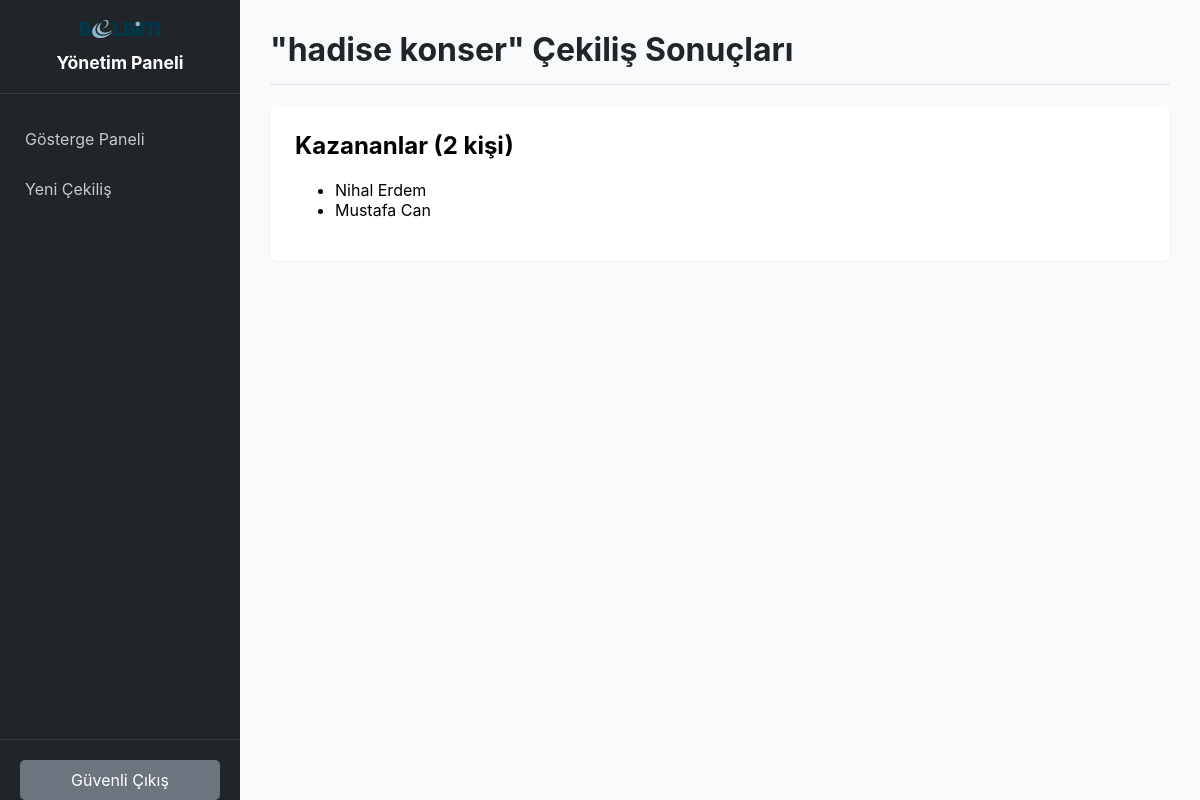
Page /results/1 on the earlier database version.
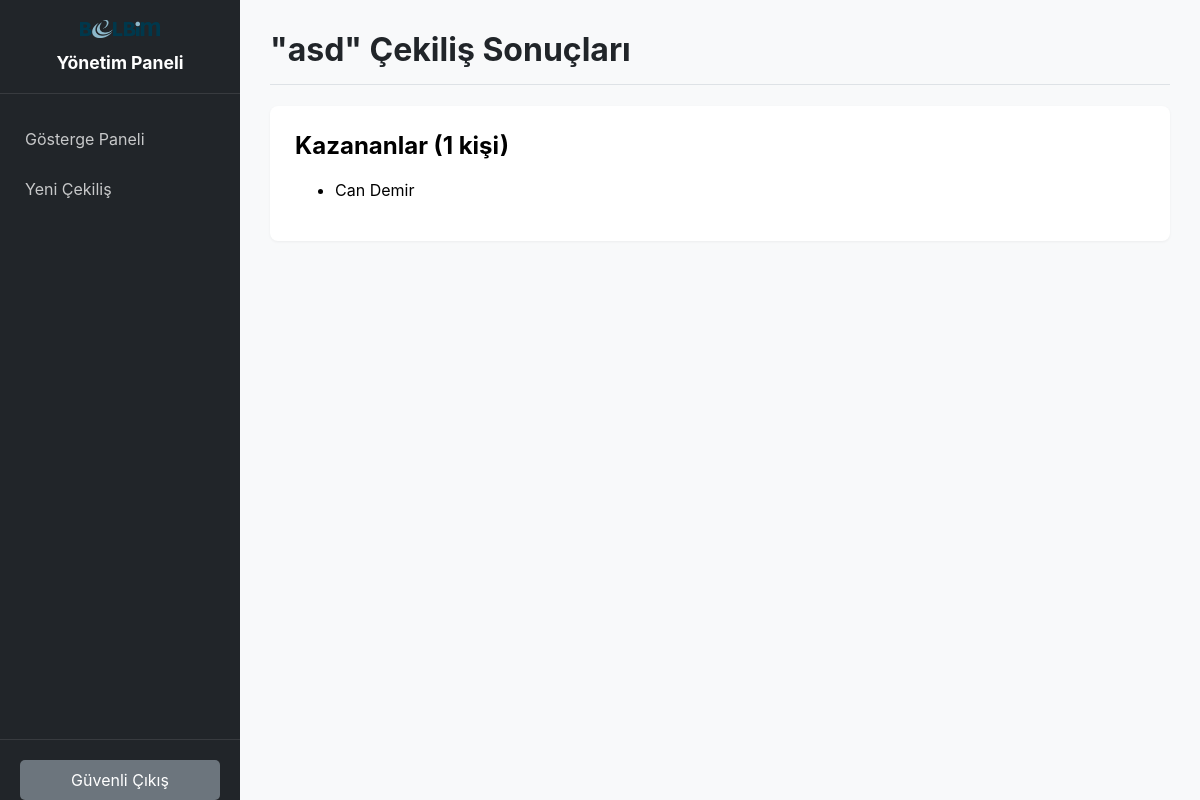
Same page on the later database version.
### tables this page shows
CREATE TABLE raffles (
            id INTEGER PRIMARY KEY AUTOINCREMENT,
            name TEXT NOT NULL,
            creation_date TEXT NOT NULL,
            num_winners INTEGER NOT NULL,
            scheduled_draw_time TEXT NOT NULL
        );

CREATE TABLE winners (
            id INTEGER PRIMARY KEY AUTOINCREMENT,
            raffle_id INTEGER NOT NULL,
            participant_name TEXT NOT NULL,
            FOREIGN KEY (raffle_id) REFERENCES raffles (id) ON DELETE CASCADE
        );

### app.py (the view)
@app.route('/results/<int:raffle_id>')
def view_results(raffle_id):
    conn = get_db_connection()
    raffle = conn.execute('SELECT * FROM raffles WHERE id = ?', (raffle_id,)).fetchone()
    if raffle is None:
        flash('Çekiliş bulunamadı.', 'danger')
        conn.close()
        return redirect(url_for('index'))
    winners = conn.execute('SELECT participant_name FROM winners WHERE raffle_id = ?', (raffle_id,)).fetchall()
    conn.close()
    template_name = 'admin/results.html' if 'logged_in' in session else 'results.html'
    return render_template(template_name, raffle=raffle, winners=winners)

### app.py (called while the page is built)
def get_db_connection():
    conn = sqlite3.connect(DATABASE)
    conn.row_factory = sqlite3.Row
    conn.execute("PRAGMA foreign_keys = ON")
    return conn

### templates/results.html (shortened to what this page needs)
<!DOCTYPE html>
<html lang="tr">
<head>
    <link rel="stylesheet" href="{{ url_for('static', filename='css/admin.css') }}">
</head>
<body>
    <div class="sidebar">
        <div class="sidebar-header">
            <img src="{{ url_for('static', filename='images/belbim_logo.png') }}" alt="BELBİM Logo" class="logo">
            <h3>Yönetim Paneli</h3>
        </div>
        <ul class="sidebar-nav">
            <li><a href="{{ url_for('admin_dashboard') }}">Gösterge Paneli</a></li>
            <li><a href="{{ url_for('upload_participants') }}">Yeni Çekiliş</a></li>
        </ul>
        <div class="sidebar-footer">
            <a href="{{ url_for('admin_logout') }}">Güvenli Çıkış</a>
        </div>
    </div>
    <div class="main-content">
        <h1>"{{ raffle.name }}" Çekiliş Sonuçları</h1>
        <div class="content-box">
            <div class="content-header">
                <h2>Kazananlar ({{ winners | length }} kişi)</h2>
                <a href="{{ url_for('admin_dashboard') }}" class="btn">Panele Dön</a>
            </div>
            {% if winners %}
                <ul class="winner-list">
                    {% for winner in winners %}
                        <li>{{ winner.participant_name }}</li>
                    {% endfor %}
                </ul>
            {% else %}
                <p>Bu çekiliş için henüz kazanan belirlenmedi.</p>
                <p><a href="{{ url_for('draw_raffle', raffle_id=raffle.id) }}" class="btn">Çekilişi Şimdi Yap</a></p>
            {% endif %}
        </div>
    </div>
</body>
</html>

Differences in the rows shown:
no longer on this page (row edited): winners: participant_name "Mustafa Can"
changed raffles: name "hadise konser" → "asd"
changed winners: participant_name "Nihal Erdem" → "Can Demir"
Other differences:
{{ winners | length }}: "2" → "1"
